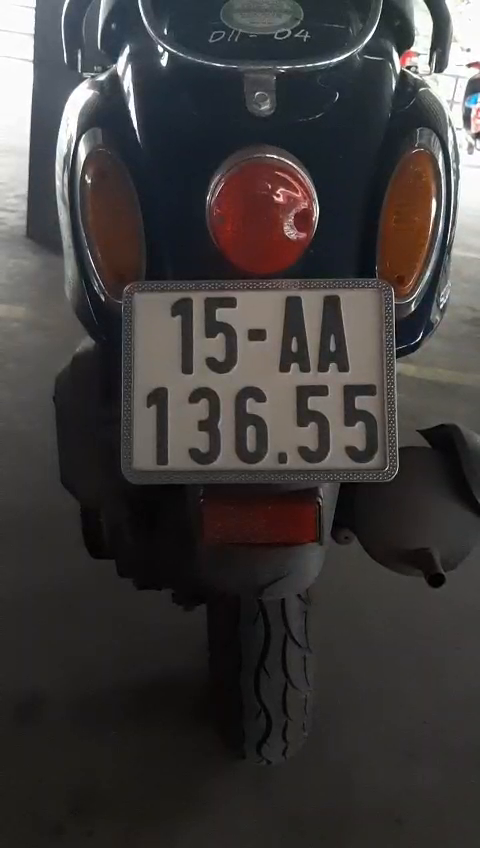
#> input picture frame 17 of asset/videos/1.mp4, 480 x 848 px
$ python plate_recognition_video.py
#> lines starting #> are read from the running program, lines starting #| are printed output that depends on the picture; after the words box and inside, x2 and y2 are one past the last pixel; in counts of white or black regions, pixels touching at a corner belong together
#> in recognize_license_plates_on_video, frame is the input picture: shape (848, 480, 3); mean B, G, R 59.8, 60.5, 63.6
### plate_recognition_img.py
import cv2
import pytesseract

pytesseract.pytesseract.tesseract_cmd = r'tesseract\tesseract.exe'

video_mode = True  # Nếu video_mode = True thì sẽ không hiển thị ảnh


def show_image(title, image):
    if video_mode:
        return
    cv2.imshow(title, image)
    cv2.waitKey(0)


def preprocess_image(image):
    show_image('Anh goc', image)
    gray_image = cv2.cvtColor(image, cv2.COLOR_BGR2GRAY)
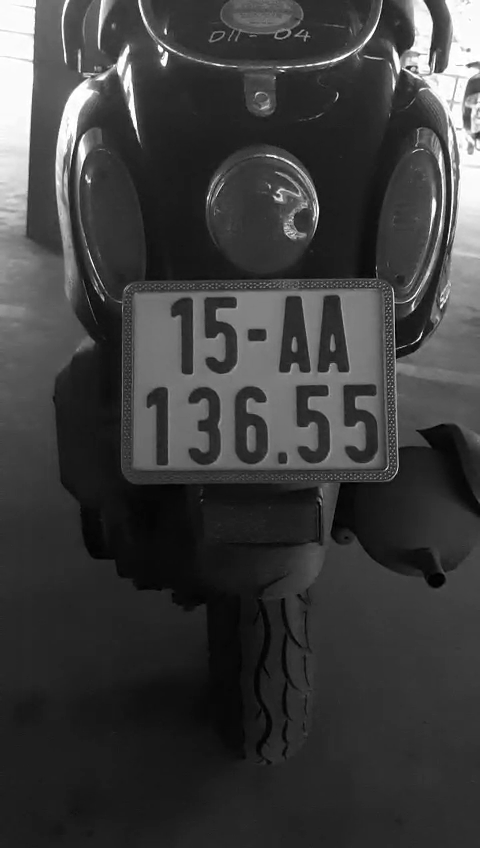
#> gray_image: shape (848, 480); min 0, max 255, mean 61.3
    show_image('Anh xam', gray_image)
    binary_image = cv2.adaptiveThreshold(gray_image, 255, cv2.ADAPTIVE_THRESH_GAUSSIAN_C, cv2.THRESH_BINARY, 11, 2)
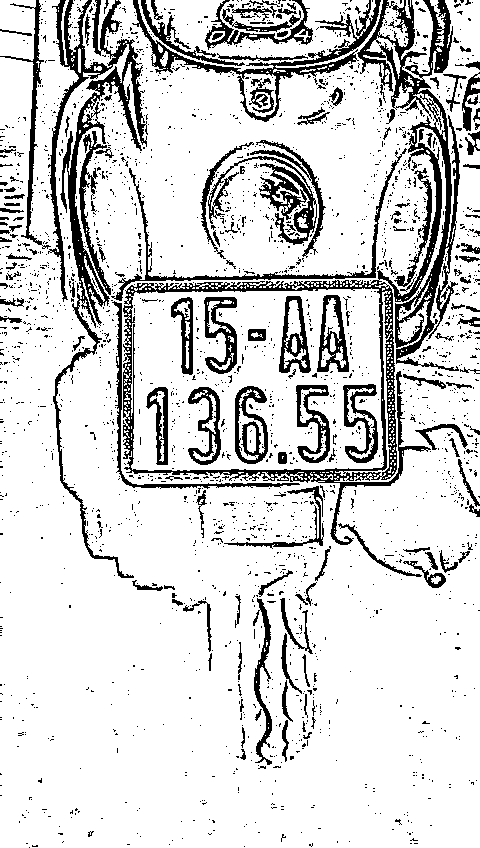
#> binary_image: shape (848, 480); 83.5% white; 2299 black regions (2139 under 20 px)
    show_image('Anh nhi phan', binary_image)
    contours, hierarchy = cv2.findContours(binary_image, 1, 1)  # Tìm đường viền
#> contours = 3274 contours, 2991 with area under 20; largest, box (x1, y1, x2, y2) and area: (0, 0, 480, 848) 359564, (122, 279, 432, 546) 53388, (124, 288, 384, 471) 43838, (138, 0, 376, 72) 7008, (233, 155, 318, 246) 2548

    tmp_image = image.copy()  # Tạo bản sao của ảnh gốc
    cv2.drawContours(tmp_image, contours, -1, (0, 255, 0), 1)  # Vẽ đường viền lên ảnh gốc
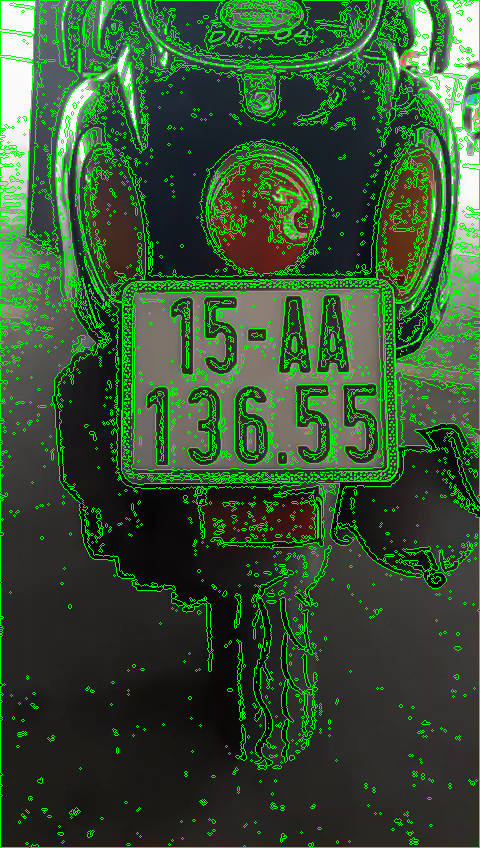
#> tmp_image: shape (848, 480, 3); 12.59% of pixels changed, all inside (x1, y1, x2, y2) = (0, 0, 480, 848)
    show_image('Ve duong vien len anh goc', tmp_image)

    largest_rectangle = [0, 0]
    for contour in contours:
        length = 0.01 * cv2.arcLength(contour, True)  # Xác định độ dài của đường viền
        approx = cv2.approxPolyDP(contour, length, True)  # Xác định đa giác xấp xỉ với đường viền
        if len(approx) == 4:  # Nếu đa giác có 4 cạnh thì đó là hình chữ nhật
            area = cv2.contourArea(contour)  # Tính diện tích của hình chữ nhật
            if area > largest_rectangle[0]:  # Tình diện tích lớn nhất
                largest_rectangle = [cv2.contourArea(contour), contour, approx]  # Lưu lại hình chữ nhật lớn nhất
#> this loop made 3274 passes
#> (length, approx) on passes 1, 2, 5, 11, 12, 14, 16, 19, 20, 24, 25, 26: (0.0566, [[310, 846], [311, 845], [312, 846], [311, 847]]), (0.0566, [[243, 846], [244, 845], [245, 846], [244, 847]]), (0.0566, [[168, 844], [169, 843], [170, 844], [169, 845]]), (0.0566, [[61, 842], [62, 841], [63, 842], [62, 843]]), (0.0566, [[348, 841], [349, 840], [350, 841], [349, 842]]), (0.0566, [[62, 841], [63, 840], [64, 841], [63, 842]]), (0.0566, [[171, 840], [172, 839], [173, 840], [172, 841]]), (0.0566, [[181, 838], [182, 837], [183, 838], [182, 839]]), (0.0566, [[139, 836], [140, 835], [141, 836], [140, 837]]), (0.0566, [[210, 833], [211, 832], [212, 833], [211, 834]]), (0.0566, [[207, 833], [208, 832], [209, 833], [208, 834]]), (0.0566, [[136, 833], [137, 832], [138, 833], [137, 834]])
#> length on passes 3, 4, 6, 7, 8, 9: 0.185, 0.0966, 0.0966, 0.117, 0.0766, 0.0966
#> after the loop, largest_rectangle = 3 items, first 3: 43838, contour of 1116 points, box (x1, y1, x2, y2) (124, 288, 384, 471), area 43838, [[378, 289], [129, 294], [132, 469], [381, 467]]

    if largest_rectangle[0] == 0 and largest_rectangle[1] == 0:
        return None

    col, row, width, height = cv2.boundingRect(largest_rectangle[1])  # Xác định tọa độ của hình chữ nhật
#> col = 124; row = 288; width = 260; height = 183

    cv2.drawContours(image, [largest_rectangle[1]], 0, (0, 255, 0), 1)
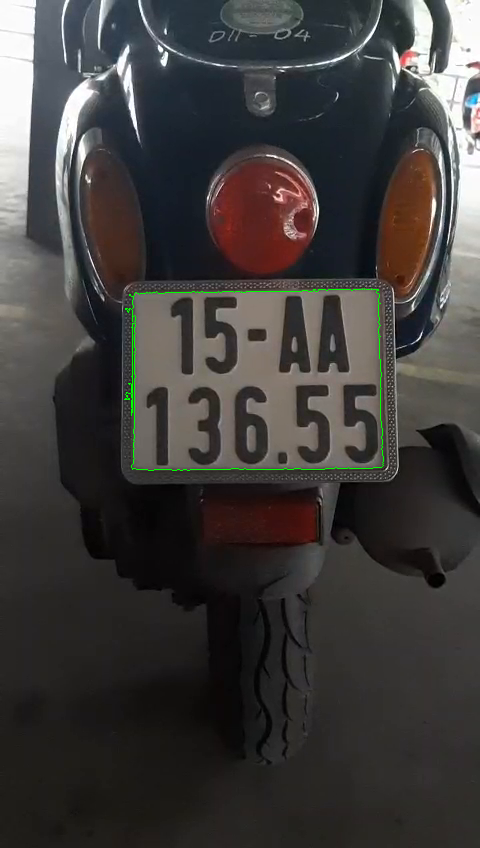
#> image: shape (848, 480, 3); 0.25% of pixels changed, all inside (x1, y1, x2, y2) = (124, 288, 384, 471)
    show_image('Dinh vi bien so xe tren anh', image)
    cropped_img = image[row:row + height, col:col + width]  # Cắt ảnh bằng tọa độ của hình chữ nhật
    show_image('Bien so xe', cropped_img)
    cropped_img = gray_image[row:row + height, col:col + width]  # Cắt ảnh xám bằng tọa độ của hình chữ nhật
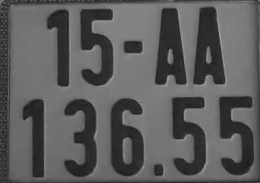
#> cropped_img: shape (183, 260); min 26, max 166, mean 91.4
    return cropped_img


def read_license_plate(img, enable_img):
    global video_mode
    video_mode = not enable_img
    img = preprocess_image(img)
    if img is None:
        return ''
    blur = cv2.GaussianBlur(img, (3, 3), 0)  # lam mo anh de giam nhieu va lam gon bien so
    binary_img = cv2.threshold(blur, 0, 255, cv2.THRESH_BINARY_INV + cv2.THRESH_OTSU)[1]
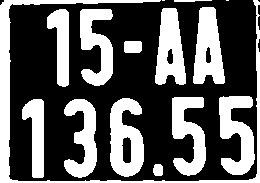
#> binary_img: shape (183, 260); 37% white; 15 white regions (2 under 20 px), largest, box (x1, y1, x2, y2) and area: (0, 0, 260, 183) 3519, (110, 98, 144, 177) 1841, (219, 96, 255, 175) 1708
    kernel = cv2.getStructuringElement(cv2.MORPH_RECT,
                                       (3, 3))  # tao kernel de mo rong anh nhi phan de nhan dang bien so
    opening = cv2.morphologyEx(binary_img, cv2.MORPH_OPEN, kernel, iterations=1)  # mo rong
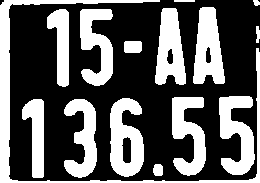
#> opening: shape (183, 260); 36.8% white; 15 white regions, largest, box (x1, y1, x2, y2) and area: (0, 0, 260, 183) 3372, (110, 98, 144, 177) 1839, (219, 96, 255, 175) 1707
    data = pytesseract.image_to_string(opening, lang='eng',
                                       config='--psm 6')  # su dung pytesseract de nhan dang bien so

    show_image('Bien so la', opening)
    return data


# [15 lines left out: function main, not called in this run]


# [2 lines that do not run on import are left out]

### plate_recognition_video.py
import cv2

from plate_recognition_img import read_license_plate


def recognize_license_plates_on_video(video_path):
    cap = cv2.VideoCapture(video_path)

    if not cap.isOpened():
        print("Không thể mở video tại đường dẫn: " + video_path)
        return

    while True:
        # Đọc từng frame của video
        ret, frame = cap.read()

        # Nếu không còn frame nào nữa thì thoát
        if not ret:
            break

        result = read_license_plate(frame, False)
        if result == '':
            continue
        print('Biển số:')
        print(result)

        cv2.imshow('Frame', frame)
        cv2.putText(frame, result, (20, 40), cv2.FONT_HERSHEY_SIMPLEX, 1, (255, 0, 255))

        if cv2.waitKey(30) & 0xFF == 27:  # Press 'Esc' to exit
            break

    cap.release()
    cv2.destroyAllWindows()


def main():
    video_path = r'asset/videos/1.mp4'
    recognize_license_plates_on_video(video_path)
#> (the call stopped at in read_license_plate, `data = pytesseract.image_to_string(opening, lang='eng', config='--psm ..`: pytesseract is not available in this run)


if __name__ == '__main__':
    main()

$ run again, starting later in the video
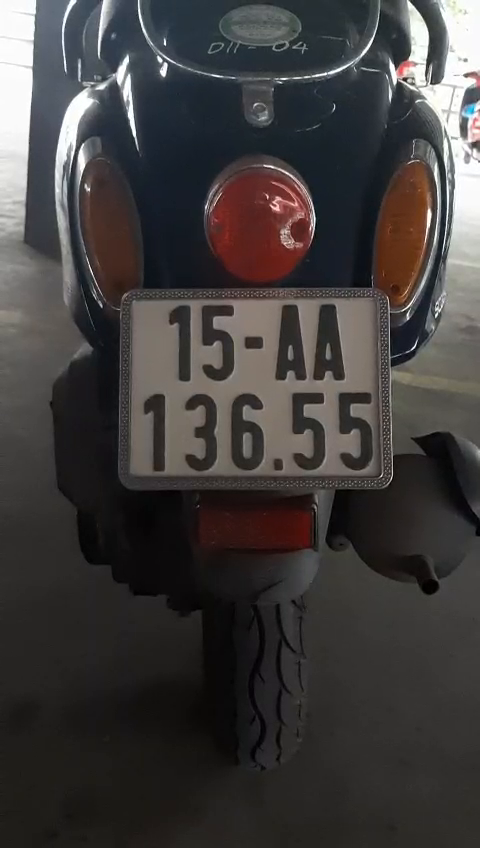
#> input picture frame 80 of asset/videos/1.mp4, 480 x 848 px
#> in recognize_license_plates_on_video, frame is the input picture: shape (848, 480, 3); mean B, G, R 61, 61.6, 64.8
#> in preprocess_image, `binary_image = cv2.adaptiveThreshold(gray_image, 255, cv2.ADAPTIVE_THR..`:
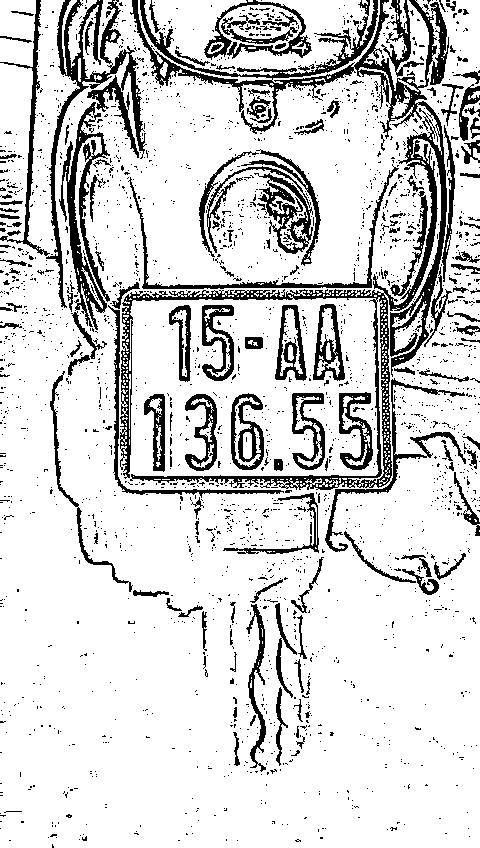
#> binary_image: shape (848, 480); 83.4% white; 2365 black regions (2207 under 20 px)
#> contours = 3383 contours, 3115 with area under 20; largest, box (x1, y1, x2, y2) and area: (0, 0, 480, 848) 368086, (144, 0, 375, 76) 11034, (119, 288, 393, 489) 5562, (372, 100, 448, 378) 5104, (58, 101, 111, 331) 3974
#> tmp_image: shape (848, 480, 3); 12.71% of pixels changed, all inside (x1, y1, x2, y2) = (0, 0, 480, 848)
#> the loop in preprocess_image, `for contour in contours:` made 3383 passes
#> (length, approx) on passes 3, 8, 10, 11, 12, 14, 15: (0.0566, [[236, 840], [237, 839], [238, 840], [237, 841]]), (0.0566, [[78, 839], [79, 838], [80, 839], [79, 840]]), (0.0566, [[55, 837], [56, 836], [57, 837], [56, 838]]), (0.0566, [[47, 837], [48, 836], [49, 837], [48, 838]]), (0.0566, [[468, 836], [469, 835], [470, 836], [469, 837]]), (0.0566, [[79, 835], [80, 834], [81, 835], [80, 836]]), (0.0566, [[82, 834], [83, 833], [84, 834], [83, 835]])
#> after the loop in preprocess_image, `for contour in contours:`: largest_rectangle = 3 items, first 3: 2670, contour of 1196 points, box (x1, y1, x2, y2) (130, 298, 383, 491), area 2670, [[376, 300], [379, 477], [131, 478], [375, 475]]
#> col = 130; row = 298; width = 253; height = 193
#> image: shape (848, 480, 3); 0.28% of pixels changed, all inside (x1, y1, x2, y2) = (130, 298, 383, 491)
#> binary_img: shape (193, 253); 38.9% white; 19 white regions (4 under 20 px), largest, box (x1, y1, x2, y2) and area: (0, 0, 253, 193) 4809, (101, 95, 134, 173) 1795, (208, 94, 243, 173) 1665
#> in read_license_plate, `opening = cv2.morphologyEx(binary_img, cv2.MORPH_OPEN, kernel, iterati..`:
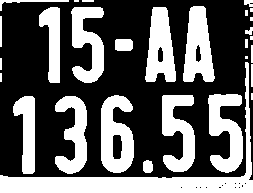
#> opening: shape (193, 253); 38.4% white; 29 white regions (8 under 20 px), largest, box (x1, y1, x2, y2) and area: (0, 62, 253, 193) 4527, (101, 95, 134, 173) 1794, (208, 94, 243, 173) 1665

$ run again, starting later in the video
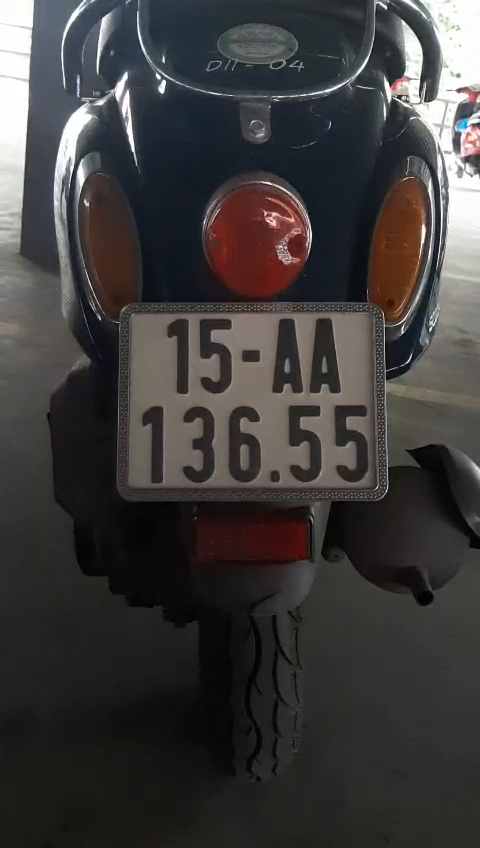
#> input picture frame 143 of asset/videos/1.mp4, 480 x 848 px
#> in recognize_license_plates_on_video, frame is the input picture: shape (848, 480, 3); mean B, G, R 59.4, 60, 62.9
#> in preprocess_image, `binary_image = cv2.adaptiveThreshold(gray_image, 255, cv2.ADAPTIVE_THR..`:
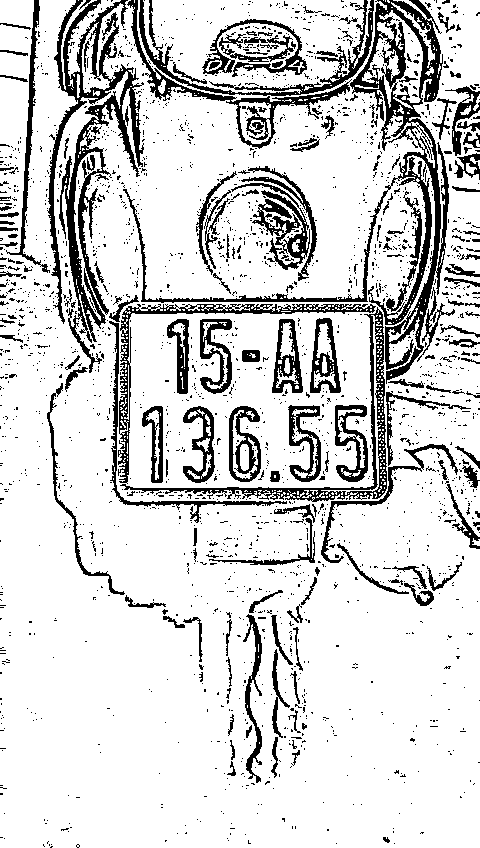
#> binary_image: shape (848, 480); 82.9% white; 2213 black regions (2039 under 20 px)
#> contours = 3270 contours, 2967 with area under 20; largest, box (x1, y1, x2, y2) and area: (0, 0, 480, 848) 350791, (143, 0, 365, 94) 16446, (119, 306, 388, 503) 4768, (117, 303, 377, 484) 3410, (362, 10, 423, 109) 2334
#> tmp_image: shape (848, 480, 3); 12.94% of pixels changed, all inside (x1, y1, x2, y2) = (0, 0, 480, 848)
#> the loop in preprocess_image, `for contour in contours:` made 3270 passes
#> (length, approx) on passes 1, 5, 8, 9, 11, 13, 15: (0.0566, [[43, 846], [44, 845], [45, 846], [44, 847]]), (0.0566, [[50, 844], [51, 843], [52, 844], [51, 845]]), (0.0566, [[393, 843], [394, 842], [395, 843], [394, 844]]), (0.0566, [[335, 843], [336, 842], [337, 843], [336, 844]]), (0.0566, [[47, 841], [48, 840], [49, 841], [48, 842]]), (0.0566, [[227, 840], [228, 839], [229, 840], [228, 841]]), (0.0566, [[226, 838], [227, 837], [228, 838], [227, 839]])
#> after the loop in preprocess_image, `for contour in contours:`: largest_rectangle = 3 items, first 3: 3410, contour of 1520 points, box (x1, y1, x2, y2) (117, 303, 377, 484), area 3410, [[118, 481], [128, 305], [376, 306], [132, 313]]
#> col = 117; row = 303; width = 260; height = 181
#> image: shape (848, 480, 3); 0.34% of pixels changed, all inside (x1, y1, x2, y2) = (117, 303, 377, 484)
#> binary_img: shape (181, 260); 39.9% white; 18 white regions (5 under 20 px), largest, box (x1, y1, x2, y2) and area: (0, 0, 161, 181) 3780, (111, 103, 144, 180) 1777, (217, 102, 252, 179) 1621
#> in read_license_plate, `opening = cv2.morphologyEx(binary_img, cv2.MORPH_OPEN, kernel, iterati..`:
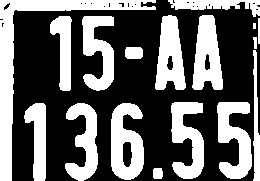
#> opening: shape (181, 260); 39.5% white; 17 white regions (1 under 20 px), largest, box (x1, y1, x2, y2) and area: (0, 0, 156, 181) 3727, (111, 103, 144, 180) 1777, (217, 102, 252, 179) 1619
